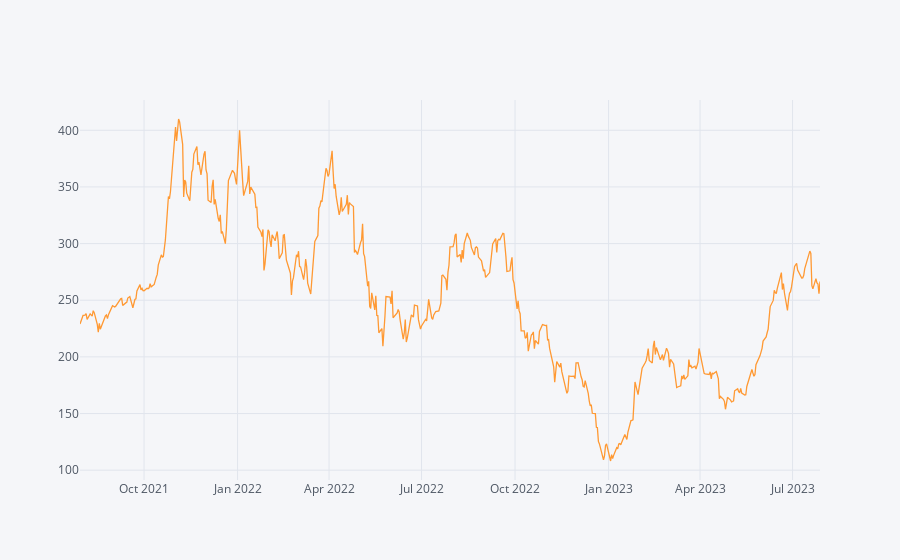

Here is the notebook cell this chart was saved with:
### Code cell
df['Close'].iplot()

### Figure 1 — Plotly figure (JSON) as saved in the notebook; plotly's stock layout.template omitted (floating-point values rounded to 4 significant figures; data arrays with more than 128 entries replaced by an {"elided": "..."} marker saying what was removed)
{"data": [{"line": {"color": "rgba(255, 153, 51, 1.0)", "dash": "solid", "shape": "linear", "width": 1.3}, "mode": "lines", "name": "Close", "text": "", "type": "scatter", "x": {"elided": "502 str values"}, "y": {"elided": "502 float values"}}], "layout": {"legend": {"bgcolor": "#F5F6F9", "font": {"color": "#4D5663"}}, "paper_bgcolor": "#F5F6F9", "plot_bgcolor": "#F5F6F9", "title": {"font": {"color": "#4D5663"}}, "xaxis": {"gridcolor": "#E1E5ED", "showgrid": true, "tickfont": {"color": "#4D5663"}, "title": {"font": {"color": "#4D5663"}, "text": ""}, "zerolinecolor": "#E1E5ED"}, "yaxis": {"gridcolor": "#E1E5ED", "showgrid": true, "tickfont": {"color": "#4D5663"}, "title": {"font": {"color": "#4D5663"}, "text": ""}, "zerolinecolor": "#E1E5ED"}}}
